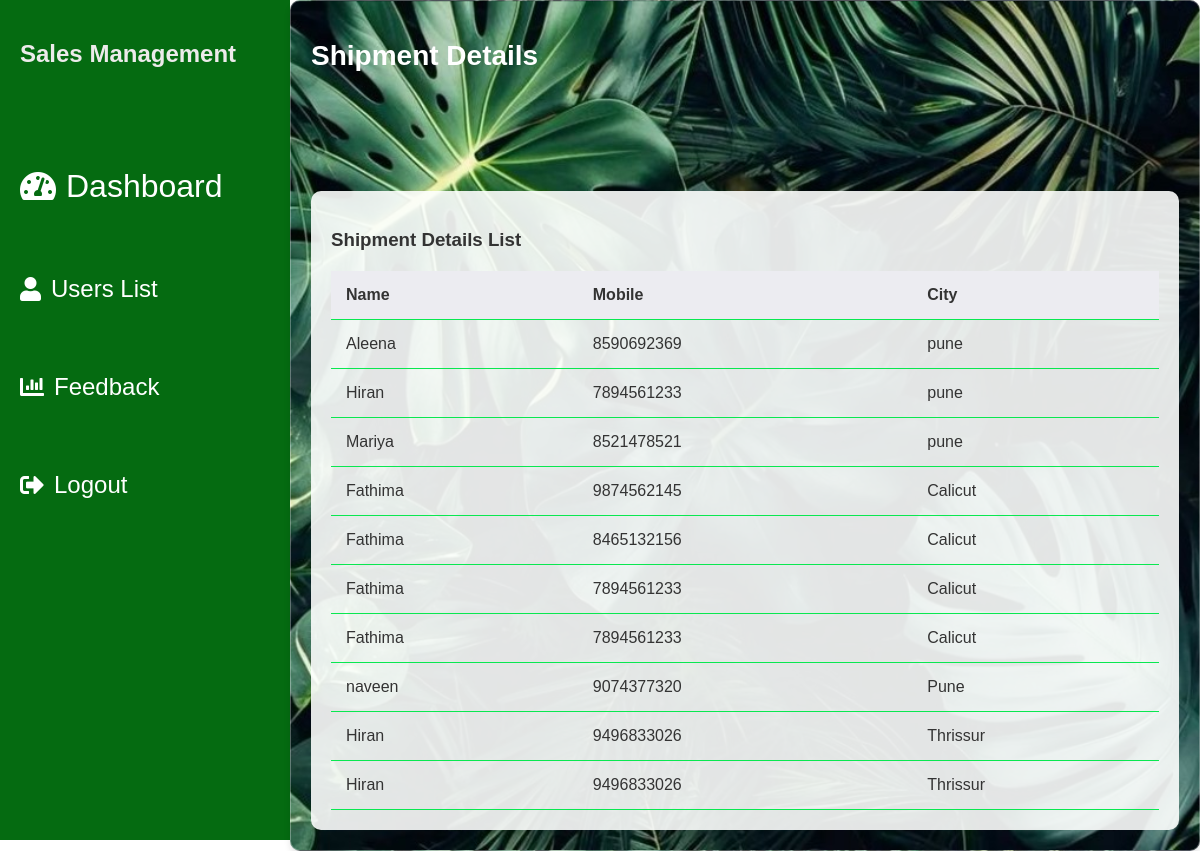
The page /admin_userslist on the database its author committed.
### home/models.py (models this page shows)
class Shipment(models.Model):
    fullname = models.CharField(max_length=100)
    mobile = models.CharField(max_length=15)  # Ensure `null=True` is not set here if it's required
    pincode = models.CharField(max_length=10)
    address1 = models.TextField()
    address2 = models.TextField()
    landmark = models.CharField(max_length=255, blank=True, null=True)
    city = models.CharField(max_length=100)
    state = models.CharField(max_length=50)

### home/views.py (the view)
# urls.py: path('admin_userslist',admin_userslist,name = 'admin_userslist'),
def admin_userslist(request):
    shipment_details = Shipment.objects.all()
    return render(request,'admin_users.html',{'shipment_details':shipment_details})

### templates/admin_users.html (shortened to what this page needs)
{% load static %}
<!DOCTYPE html>
<html lang="en">
<head>
    <link rel="stylesheet" href="https://cdnjs.cloudflare.com/ajax/libs/font-awesome/5.15.4/css/all.min.css">
</head>
<body>
    <div class="container">
        <aside class="sidebar">
            <div class="logo">
                <h2> Sales Management</h2>
            </div>
            <ul class="sidebar-menu">
                <li class="active"><a href="{% url 'admin_dashboard' %}" style="color:white; padding-top: 50px; font-size: 200%; font-family: 'Gill Sans', 'Gill Sans MT', Calibri, 'Trebuchet MS', sans-serif;"><i class="fas fa-tachometer-alt"></i> Dashboard</a></li>
                <li><a href="{% url 'admin_userslist' %}" style="color:white; padding-top: 50px; font-size: 150%; font-family: 'Gill Sans', 'Gill Sans MT', Calibri, 'Trebuchet MS', sans-serif"><i class="fas fa-user"></i> Users List</a></li>
                <li><a href="{% url 'admin_feedback' %}"style="color:white; padding-top: 50px; font-size: 150%; font-family: 'Gill Sans', 'Gill Sans MT', Calibri, 'Trebuchet MS', sans-serif"><i class="fas fa-chart-bar"></i> Feedback</a></li>
                <li><a href="{% url 'userlogout' %}"style="color:white; padding-top: 50px; font-size: 150%; font-family: 'Gill Sans', 'Gill Sans MT', Calibri, 'Trebuchet MS', sans-serif"><i class="fas fa-sign-out-alt"></i> Logout</a></li>
            </ul>
        </aside>
        <main class="main-content">
            <div class="top-bar">
                <h1>Shipment Details</h1>
            </div>
            <div class="customer-table">
                <h3>Shipment Details List</h3>
                <table>
                    <thead>
                        <tr>
                            <th>Name</th>
                            <th>Mobile</th>
                            <th>City</th>
                        </tr>
                    </thead>
                    <tbody>
                        <tr>
                            {% for shipment in shipment_details %}
                            <td>{{ shipment.fullname }}</td>
                            <td>{{ shipment.mobile }}</td>
                            <td>{{ shipment.city }}</td>
                        </tr>
                        {% endfor %}
                    </tbody>
                </table>
            </div>
        </main>
    </div>
</body>
</html>

### rows shown on the page
Shipment: fullname "Aleena", mobile "8590692369", city "pune"
Shipment: fullname "Hiran", mobile "7894561233", city "pune"
Shipment: fullname "Mariya", mobile "8521478521", city "pune"
Shipment: fullname "Fathima", mobile "9874562145", city "Calicut"
Shipment: fullname "Fathima", mobile "8465132156", city "Calicut"
Shipment: fullname "Fathima", mobile "7894561233", city "Calicut"
Shipment: fullname "Fathima", mobile "7894561233", city "Calicut"
Shipment: fullname "naveen", mobile "9074377320", city "Pune"
Shipment: fullname "Hiran", mobile "9496833026", city "Thrissur"
Shipment: fullname "Hiran", mobile "9496833026", city "Thrissur"
